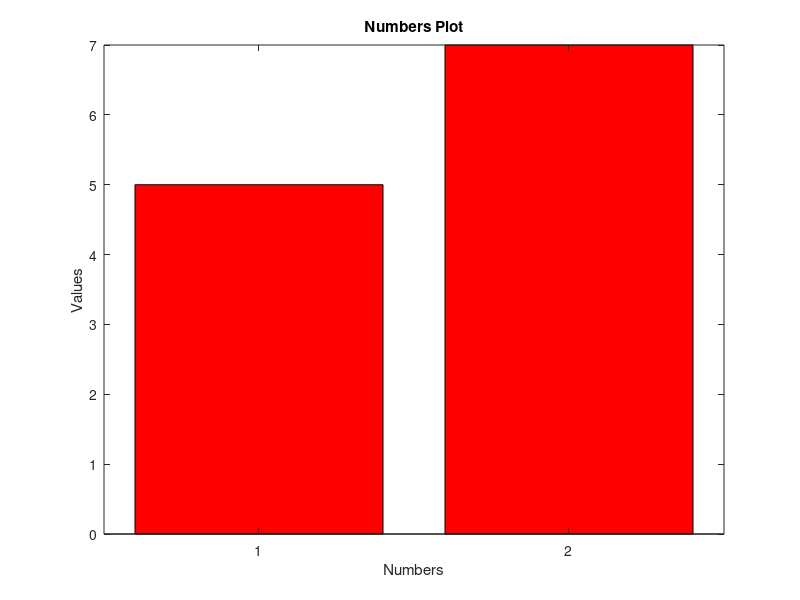

Reproduce this figure in MATLAB.
% This is a simple MATLAB code to calculate the average of two numbers and plot them

% Initialize the variables
num1 = 5;
num2 = 7;

% Calculate the average of the two numbers
average = (num1 + num2) / 2;

% Display the result
disp(['The average of ' num2str(num1) ' and ' num2str(num2) ' is ' num2str(average)]);

% Plot the two numbers
figure;
bar([num1, num2],'r');
title('Numbers Plot');
xlabel('Numbers');
ylabel('Values');
